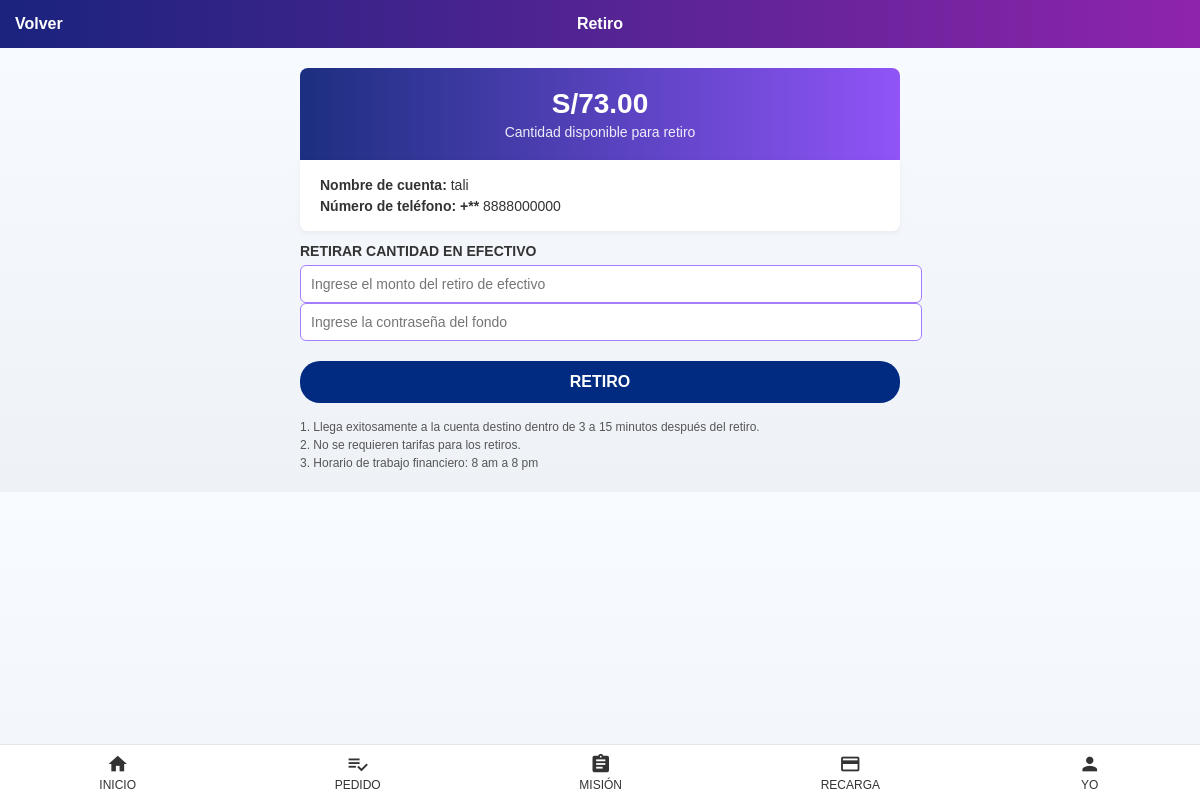
The app's page /retiro (signed in) with its own data.
### tables this page shows
CREATE TABLE usuarios_saldo (
    user_id INTEGER PRIMARY KEY,
    saldo REAL DEFAULT 6,
    FOREIGN KEY(user_id) REFERENCES users(id)
);

CREATE TABLE users (
    id INTEGER PRIMARY KEY AUTOINCREMENT,
    username TEXT UNIQUE NOT NULL,
    phone TEXT,
    password TEXT NOT NULL,
    invite_code TEXT,
    vip_nivel INTEGER DEFAULT 1
, is_admin INTEGER DEFAULT 0, is_online INTEGER DEFAULT 0, last_ping TIMESTAMP);

### app.py (the view)
@app.route("/retiro")
@login_required
@user_required
def retiro():
    if 'username' not in session: return redirect(url_for("login1"))
    saldo=get_saldo(session["username"])
    with get_db_connection() as conn:
        user=conn.execute("SELECT username, phone FROM users WHERE username=?", (session["username"],)).fetchone()
    if not user: return "Usuario no encontrado", 404
    return render_template("retiro.html", username=user["username"], phone=user["phone"], saldo=saldo)

### app.py (called while the page is built, shortened)
def get_db_connection():
    conn = sqlite3.connect(DATABASE, timeout=10, check_same_thread=False)
    conn.row_factory = sqlite3.Row
    return conn

def get_user(username=None, user_id=None):
    query, param = ("username = ?", username) if username else ("id = ?", user_id)
    with get_db_connection() as conn:
        user = conn.execute(f"SELECT * FROM users WHERE {query}", (param,)).fetchone()
    return user

def get_saldo(username):
    user = get_user(username=username)
    if user:
        return obtener_saldo(user['id'])
    return 0

def obtener_saldo(user_id):
    with get_db_connection() as conn:
        fila = conn.execute("SELECT saldo FROM usuarios_saldo WHERE user_id=?", (user_id,)).fetchone()
        if fila:
            return fila['saldo']
        else:
            conn.execute("INSERT INTO usuarios_saldo (user_id, saldo) VALUES (?, ?)", (user_id, 6))
            conn.commit()
            return 6

def user_required(f):
    @wraps(f)
    def decorated_function(*args, **kwargs):
        if str(session.get('is_admin')) in ["1", "98C12345P"]:
            flash("No tienes permiso para acceder a esta página", "error")
            return redirect(url_for('admin'))  # redirige a admin si es admin
        return f(*args, **kwargs)
    return decorated_function

def login_required(f):
    @wraps(f)
    def decorated_function(*args, **kwargs):
        if 'username' not in session:
            flash("Debes iniciar sesión para acceder a esta página", "error")
            return redirect(url_for('login1'))
        return f(*args, **kwargs)
    return decorated_function

@app.before_request
def proteger_rutas_y_sesion():
    PUBLIC_ROUTES = [
        '/', '/register', '/login1', '/static/', '/favicon.ico'
    ]
    if any(request.path.startswith(r) for r in PUBLIC_ROUTES):
        return None

### templates/retiro.html (shortened to what this page needs)
<!DOCTYPE html>
<html lang="es">
<head>
</head>
<body>
<header>
    <a href="/yo" class="volver"> Volver</a>
    <span>Retiro</span>
</header>
<div class="retiro-section">
    <div class="saldo-box">
        <h1>S/{{ '%.2f'|format(saldo) }}</h1>
        <p>Cantidad disponible para retiro</p>
    </div>
    <div class="cuenta-info">
        <p><strong>Nombre de cuenta:</strong> {{ username }}</p>
        <p><strong>Número de teléfono: +**</strong> {{ phone }}</p>
    </div>
    <label>RETIRAR CANTIDAD EN EFECTIVO</label>
    <form action="/procesar_retiro" method="POST">
        <input type="number" step="0.01" name="monto" placeholder="Ingrese el monto del retiro de efectivo" required>
        <input type="password" name="contrasena_fondo" placeholder="Ingrese la contraseña del fondo" required>
        <button class="btn-retirar">RETIRO</button>
    </form>
    <div class="nota">
        1. Llega exitosamente a la cuenta destino dentro de 3 a 15 minutos después del retiro.<br>
        2. No se requieren tarifas para los retiros.<br>
        3. Horario de trabajo financiero: 8 am a 8 pm
    </div>
</div>
            <nav class="bottom-nav">
              <a href="{{ url_for('inicio') }}" class="nav-item"><i class="material-icons">home</i><span>INICIO</span></a>
              <a href="{{ url_for('pedido') }}" class="nav-item"><i class="material-icons">playlist_add_check</i><span>PEDIDO</span></a>
              <a href="{{ url_for('mision') }}" class="nav-item"><i class="material-icons">assignment</i><span>MISIÓN</span></a>
              <a href="{{ url_for('recarga') }}" class="nav-item"><i class="material-icons">payment</i><span>RECARGA</span></a>
              <a href="{{ url_for('yo') }}" class="nav-item"><i class="material-icons">person</i><span>YO</span></a>
            </nav>
</body>
</html>

### templates/retiro.html (style rules this page uses)
.bottom-nav { position: fixed; left: 0; right: 0; bottom: 0; display: flex; justify-content: space-around; background: #fff; border-top: 1px solid #e6e6e6; padding: 8px 0; z-index: 999; }
.nav-item { color: #333; text-decoration: none; font-size: 12px; text-align: center; transition: all 0.25s ease; }
.nav-item i { display: block; font-size: 22px; margin-bottom: 3px; transition: transform 0.25s ease, color 0.25s ease; }
header { background: linear-gradient(90deg, #1a237e, #8e24aa); color: white; padding: 15px; font-weight: bold; text-align: center; position: relative; }
header .volver { position: absolute; left: 15px; top: 50%; transform: translateY(-50%); color: white; text-decoration: none; }
body { font-family: Arial, sans-serif; margin: 0; background: linear-gradient(to bottom, #f8fbff, #eef2f7); }
.saldo-box { background: linear-gradient(90deg, #1c2f80, #9054f7); color: white; text-align: center; padding: 20px; border-radius: 8px 8px 0 0; }
.saldo-box h1 { margin: 0; font-size: 28px; }
.saldo-box p { margin: 4px 0 0; font-size: 14px; opacity: 0.9; }
.cuenta-info { background: white; padding: 12px 20px; border-radius: 0 0 8px 8px; box-shadow: 0 2px 6px rgba(0,0,0,0.05); }
.cuenta-info p { margin: 5px 0; font-size: 14px; color: #333; }
.retiro-section { max-width: 600px; margin: 20px auto; padding: 0 15px; }
.retiro-section label { display: block; margin: 12px 0 6px; font-size: 14px; font-weight: bold; color: #333; }
.retiro-section input { width: 100%; padding: 10px; border: 1px solid #a37dfc; border-radius: 6px; outline: none; font-size: 14px; }
.btn-retirar { margin-top: 20px; display: block; width: 100%; padding: 12px; background: #002b80; color: white; border: none; border-radius: 20px; font-size: 16px; font-weight: bold; cursor: pointer; }
.nota { margin-top: 15px; font-size: 12px; color: #555; line-height: 1.5; }

### records on screen
usuarios_saldo: saldo "73.00"
users: username "tali", phone "8888000000"
